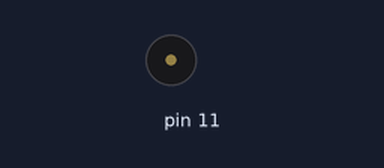
Simulated run of this sketch. Board: Arduino Uno, built with avr-gcc and run on an emulated ATmega328P. On the bench: buzzer (waves = sounding).

Above: at 0.1 s.
Timing chart, 0 to 0.1 s (numbered marks = the images above):
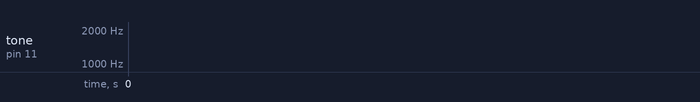

The sketch:

sounds.ino
```cpp
void setup(){
  pinMode(11,OUTPUT);
}

void loop(){
  for (int i=0; i < 2000; i ++ ){
    tone(11,i);
  }

}
```
